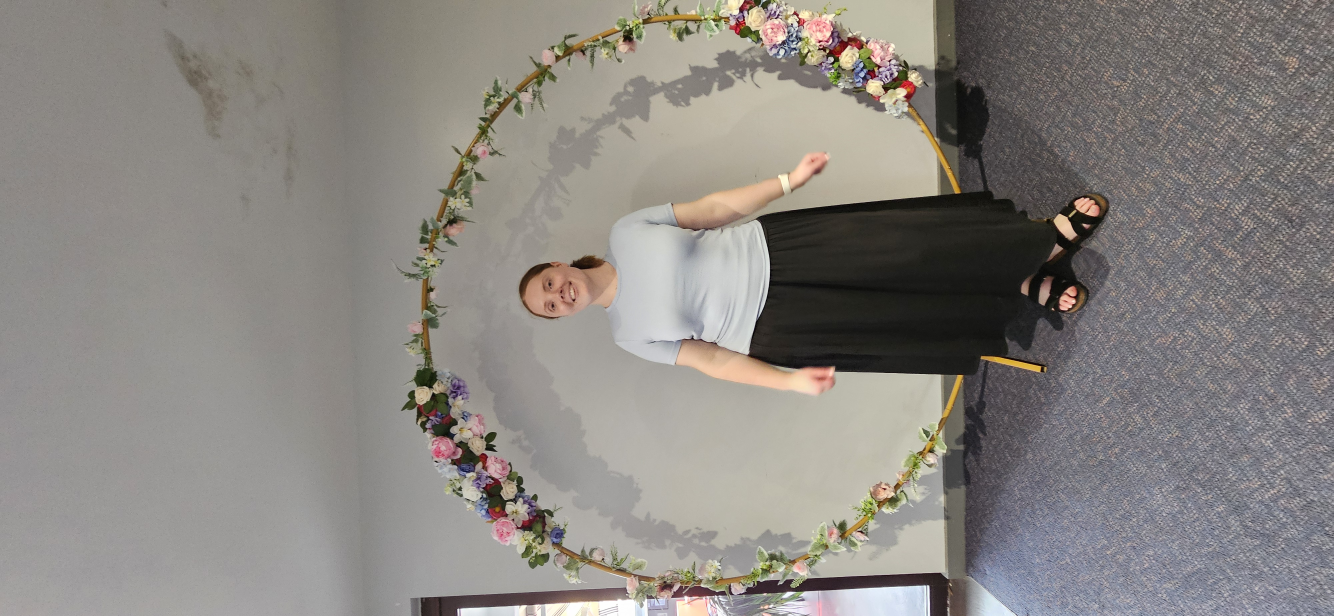
#> input picture photos/20261031_142708.jpg, 4000 x 1848 px (shown at 1/3 size); its folder holds 4 pictures in this run
$ python build_photos.py
#> lines starting #> are read from the running program, lines starting #| are printed output that depends on the picture
from pathlib import Path
from PIL import Image, ImageOps
import json, shutil

root = Path(__file__).resolve().parent
source = root.parent / 'Engagement party photos'
if not source.exists():
    source = root / 'photos'
for directory in ['photos', 'thumbnails', 'img']:
    (root / directory).mkdir(exist_ok=True)
photos = []
for index, path in enumerate(sorted(source.glob('*.jpg')), 1):
    if path.resolve() != (root / 'photos' / path.name).resolve():
        shutil.copy2(path, root / 'photos' / path.name)
    with Image.open(path) as original:
#> original is the input picture: PIL image 4000x1848 RGB; mean R, G, B 137.9, 133.6, 129.1
        image = ImageOps.exif_transpose(original).convert('RGB')
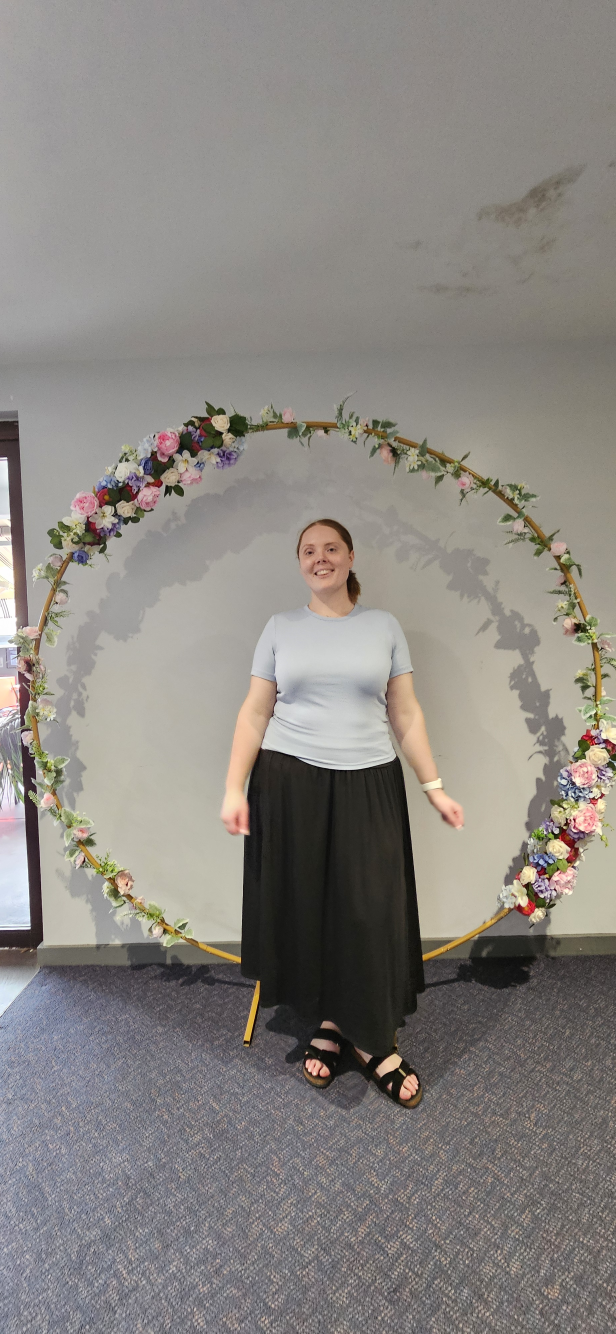
#> image: PIL image 1848x4000 RGB (shown at 1/3 size); mean R, G, B 137.9, 133.6, 129.1
        image.thumbnail((640, 640))
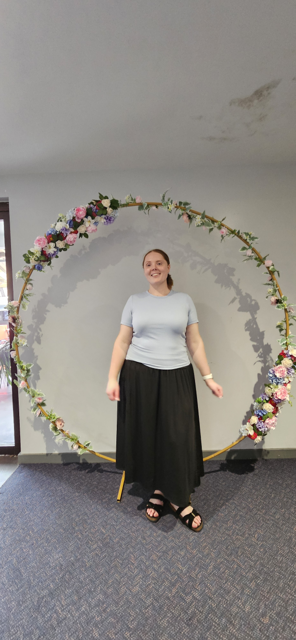
#> image: PIL image 296x640 RGB; mean R, G, B 137.8, 133.5, 129
        image.save(root / 'thumbnails' / path.name, quality=82, optimize=True)
    photos.append({'name': path.name, 'label': f'Photo {index:03d}', 'bytes': path.stat().st_size})
#> pass 2 of the loop `for index, path in enumerate(sorted(source.glob('*.jpg')), 1):`:
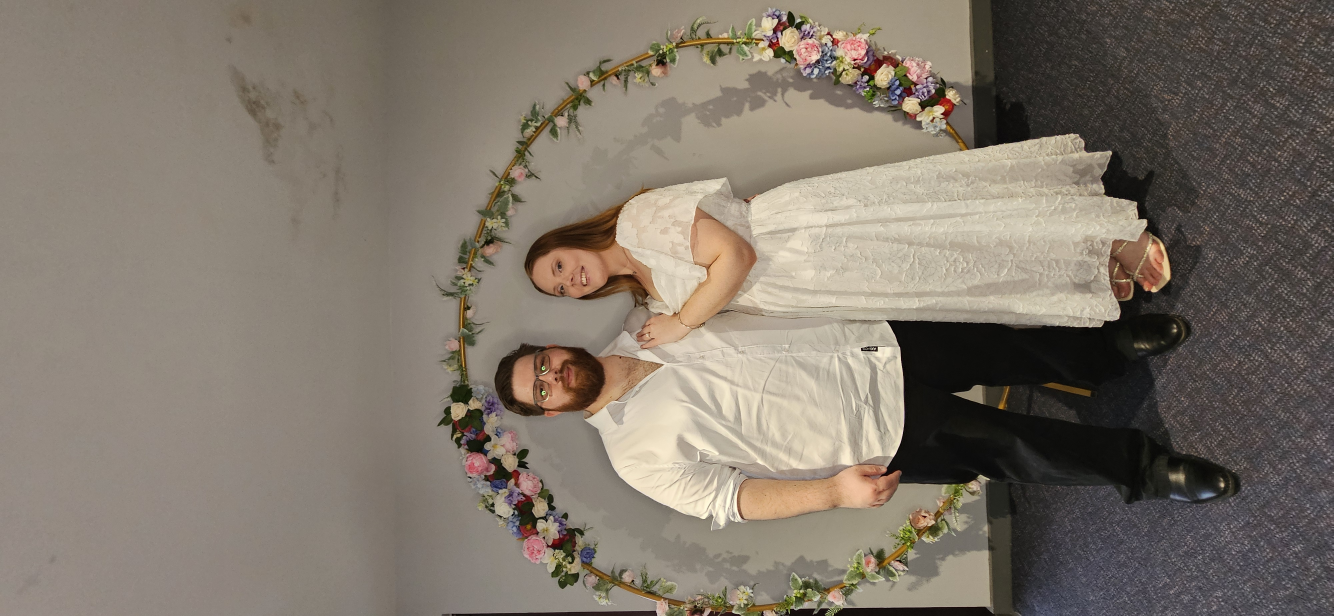
#> input picture photos/20261031_171215.jpg, 4000 x 1848 px (shown at 1/3 size)
#> original is the input picture: PIL image 4000x1848 RGB; mean R, G, B 128.1, 118.4, 106.7
#> `image = ImageOps.exif_transpose(original).convert('RGB')`:
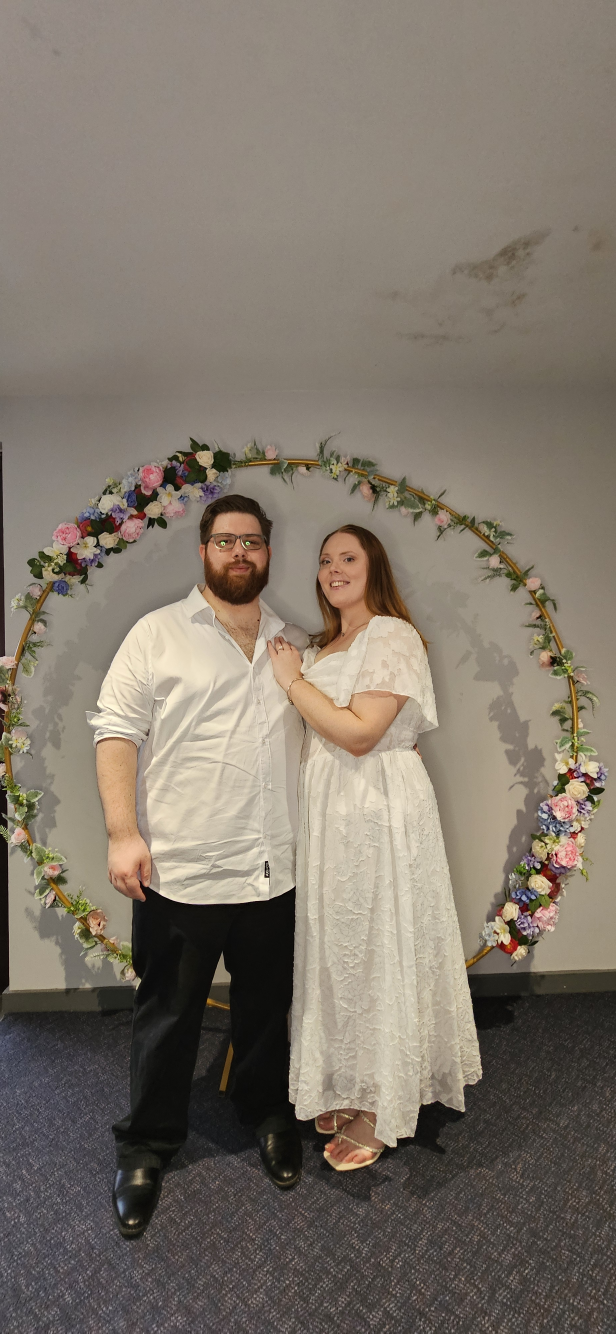
#> image: PIL image 1848x4000 RGB (shown at 1/3 size); mean R, G, B 128.1, 118.4, 106.7
#> `image.thumbnail((640, 640))`:
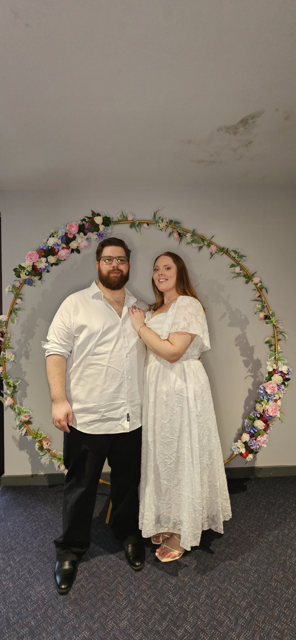
#> image: PIL image 296x640 RGB; mean R, G, B 128, 118.3, 106.6
#> pass 3 of the loop `for index, path in enumerate(sorted(source.glob('*.jpg')), 1):`:
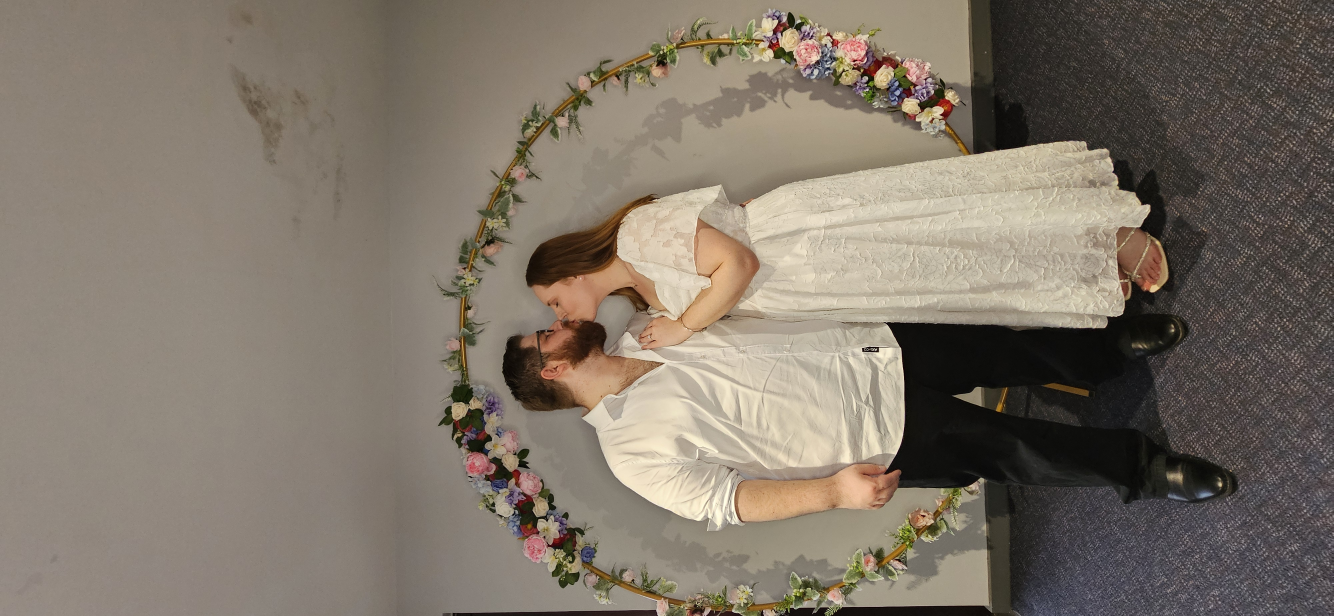
#> input picture photos/20261031_171218.jpg, 4000 x 1848 px (shown at 1/3 size)
#> original is the input picture: PIL image 4000x1848 RGB; mean R, G, B 127.5, 117.4, 105.1
#> `image = ImageOps.exif_transpose(original).convert('RGB')`:
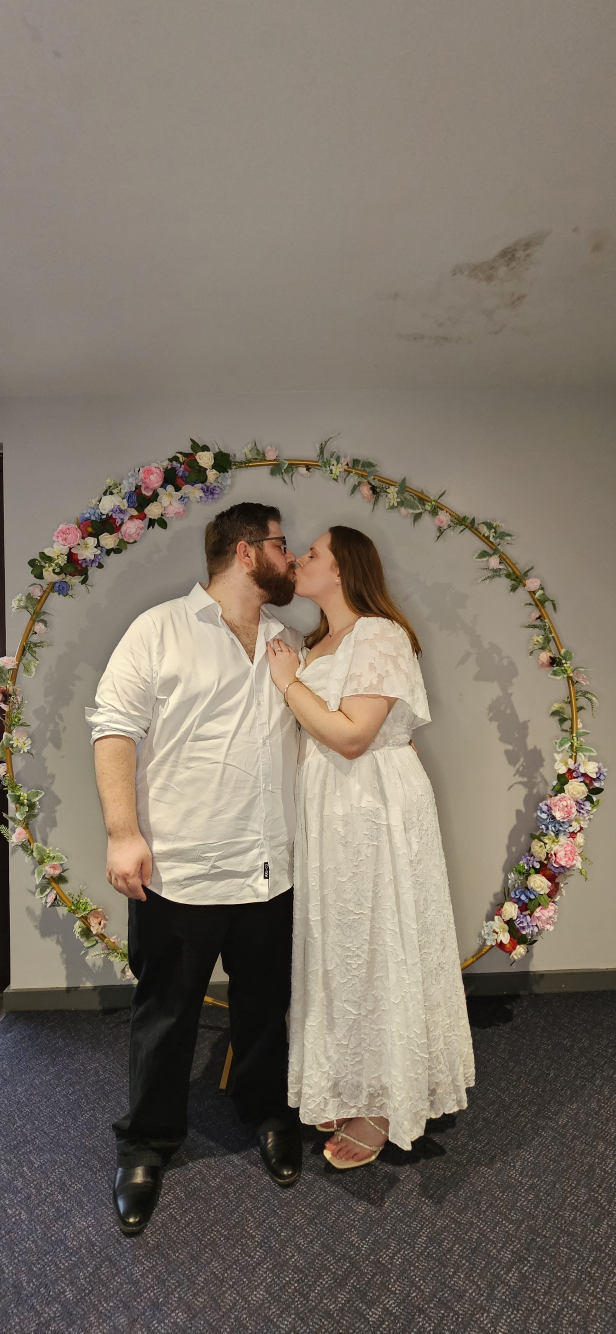
#> image: PIL image 1848x4000 RGB (shown at 1/3 size); mean R, G, B 127.5, 117.4, 105.1
#> `image.thumbnail((640, 640))`:
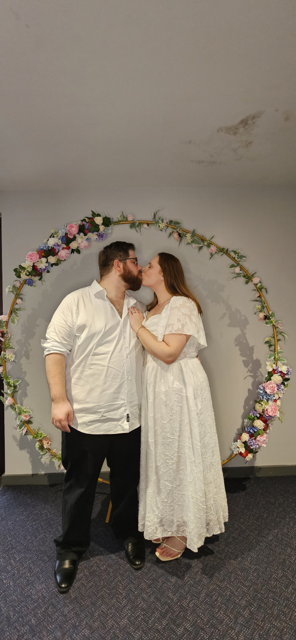
#> image: PIL image 296x640 RGB; mean R, G, B 127.3, 117.3, 104.9
#> the loop made 4 passes; the first 3 are shown
hero_source = root.parent / 'img' / 'Chiron+Sam-21.jpg'
if not hero_source.exists():
    hero_source = root / 'img' / 'Chiron+Sam-21.jpg'
#> (the run stopped early here; a loop or call above may not have finished)
